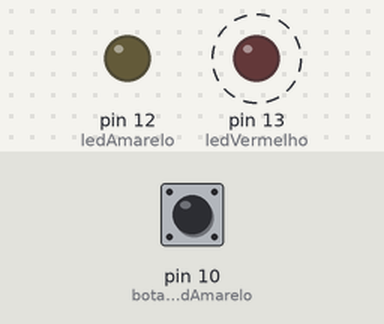
This sketch was run on a simulated Arduino Uno, built with avr-gcc and run on an emulated ATmega328P. Parts: output pins drawn as LEDs (lit = HIGH). Dashed ring = blinking. The inputs (shaded band) are chosen by the test bench; at power-on: pin 10 (botaoLedAmarelo) LOW.

Above: at 1.2 s.
1.3 s: pin 10 (botaoLedAmarelo) pulled HIGH for 3.2 s
At 4.51 s:
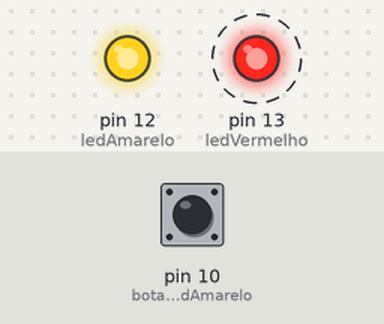
6.1 s: pin 10 (botaoLedAmarelo) pulled HIGH for 0.15 s
At 6.36 s:
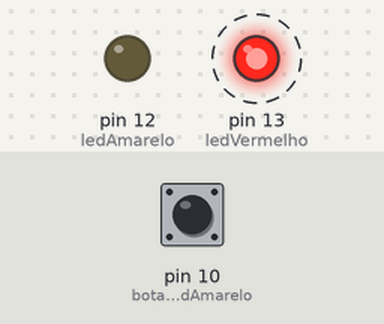
9.1 s: pin 10 (botaoLedAmarelo) pulled HIGH for 1 s
At 10.16 s:
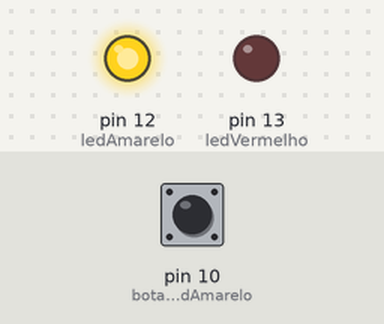
Timing chart, 0 to 18.1 s (numbered marks = the images above; inputs shaded):
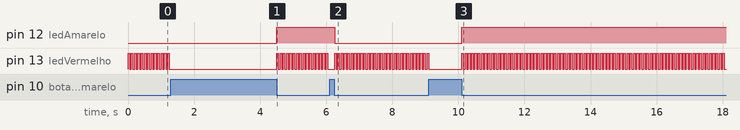

The sketch:

BotaoECA.ino
```cpp
const int ledVermelho = 13;
const int botaoLedVermelho = 11;
const int ledAmarelo = 12;
const int botaoLedAmarelo = 10;
int estado =0;
void setup(){
  pinMode(ledVermelho,OUTPUT);
  pinMode(botaoLedVermelho, INPUT);
  pinMode(ledAmarelo,OUTPUT);
  pinMode(botaoLedAmarelo, INPUT);
}

void loop(){
  //if(digitalRead(botaoLedVermelho)==1){
    digitalWrite(ledVermelho,HIGH);
    delay(50);
  //}else{
    digitalWrite(ledVermelho,LOW);
    delay(50);
  //}
  if(((digitalRead(botaoLedAmarelo)==1)&&(estado==0))){
    while(digitalRead(botaoLedAmarelo)==1){delay(50);}
    digitalWrite(ledAmarelo,HIGH);
    estado=1;
   }
   if(((digitalRead(botaoLedAmarelo)==1)&&(estado==1))){
    while(digitalRead(botaoLedAmarelo)==1){delay(50);}
    digitalWrite(ledAmarelo,LOW);
    estado=0;
   }
}
```

Measured:
- after the input at 1.3 s, pin 12 (ledAmarelo): LOW → HIGH after 3.2 s
- after the input at 6.1 s, pin 12 (ledAmarelo): HIGH → LOW after 0.15 s
- after the input at 9.1 s, pin 12 (ledAmarelo): LOW → HIGH after 1.0 s
- by itself, pin 13 (ledVermelho): repeats every 0.10 s: HIGH 0.05 s, LOW 0.05 s
